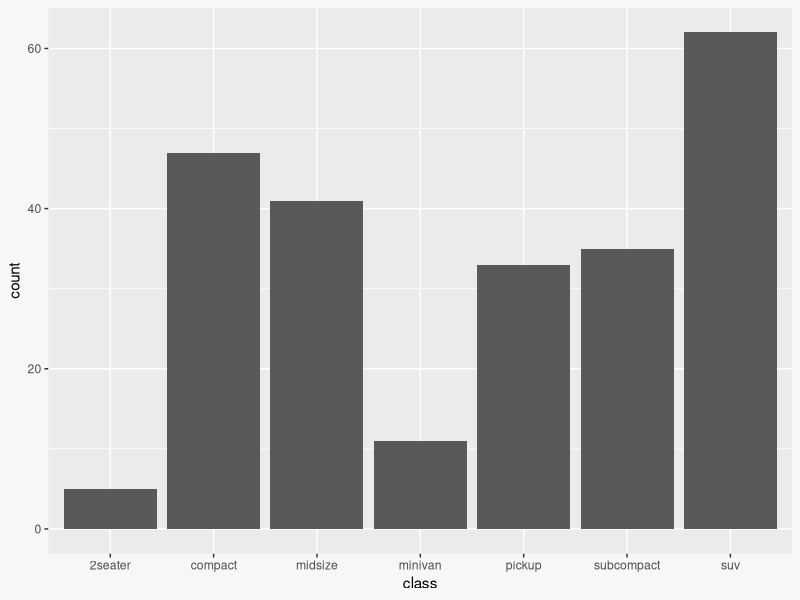
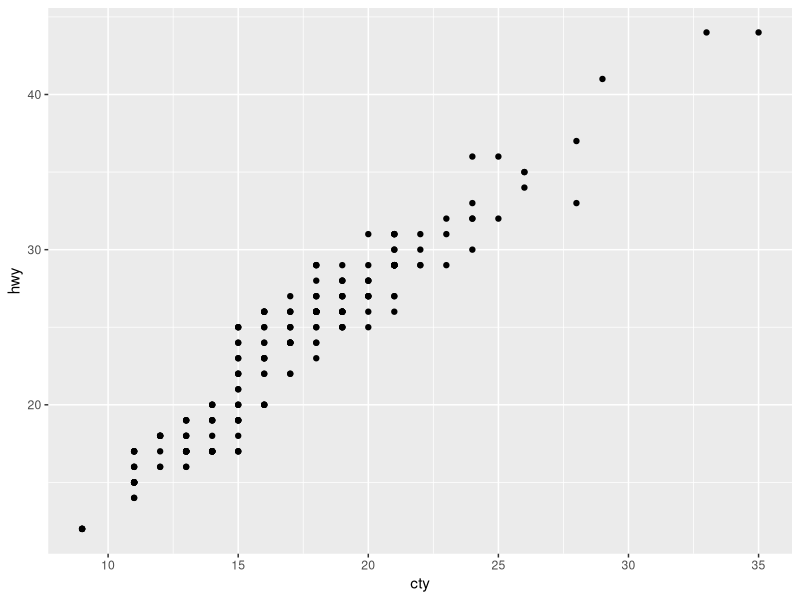
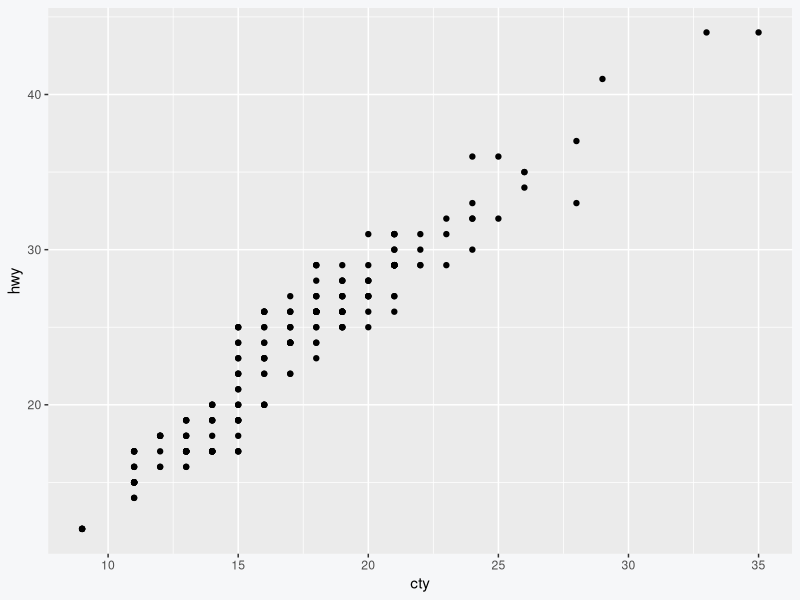
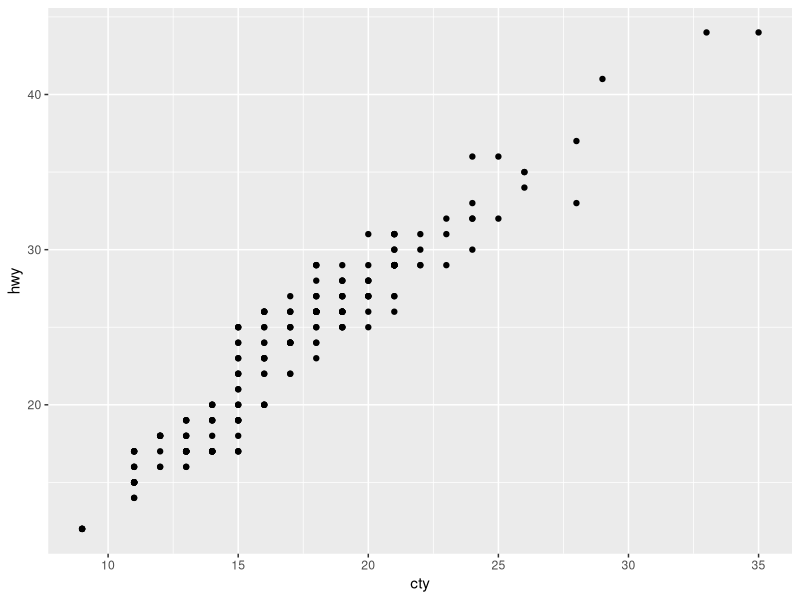
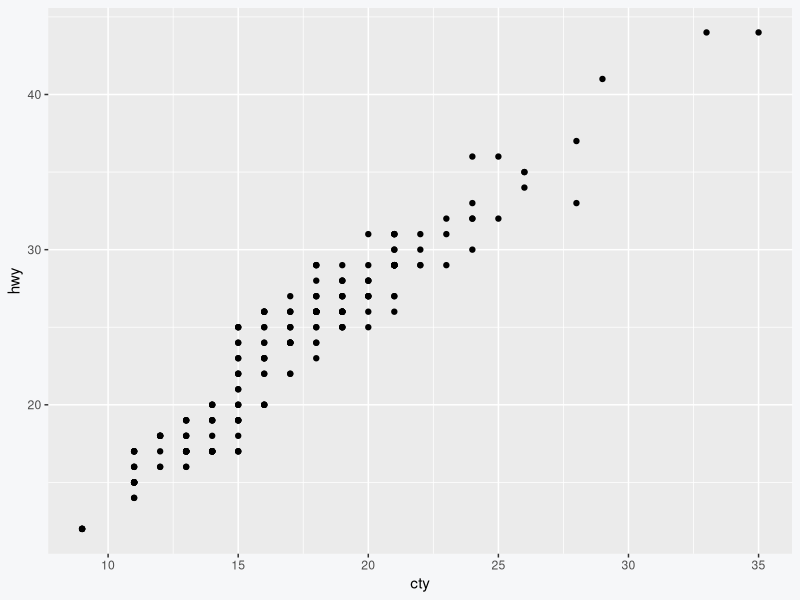

Write the R code that produced these figures, in order.
## ---- chunk 1
#| echo: false
#| message: false
library(tidyverse)

knitr::opts_chunk$set(
  comment = ">")
## ---- chunk 2
(x <- rnorm(20, 10, 5)) # <1>
## ---- chunk 3
#| echo: false
x[-20]
## ---- chunk 4
x[x > 10] # <5>
## ---- chunk 5
(a <- rnorm(20, 7, 5)) # <6> 
## ---- chunk 6
x[a < 5] # <7>
## ---- chunk 7
#| fig-align: center
#| message: false
#| echo: false
ggplot(mpg, aes(x = class)) +
  geom_bar() +
  theme(plot.background = element_rect(fill = "#f6f7f9", color = NA))
## ---- chunk 8
ggplot(mpg, aes(x = cty, y = hwy)) +
  geom_point() 
ggsave("mpg-plot.png")
## ---- chunk 9
ggplot(mpg, aes(x = cty, y = hwy)) +
  geom_point() + 
  theme(plot.background = element_rect(fill = "#f6f7f9", color = NA))
ggsave("mpg-plot.png")
## ---- chunk 10
y <- tibble(a = seq(1, 10, 2), 
            b = c("apple", "banana", "strawberry", "peach", "mango"), 
            c = c(rep(TRUE, 3), rep(FALSE, 2)))
y
## ---- chunk 11
y[c(2, 5), 2]
## ---- chunk 12
y$c
